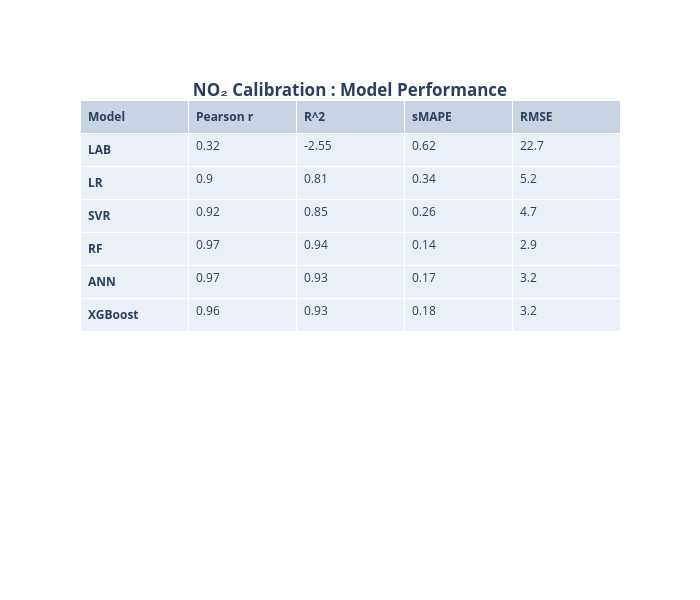

Notebook code for this chart:
### Code cell
import plotly.graph_objects as go
import pandas as pd
model=['<b>LAB</b>','<b>LR</b>','<b>SVR</b>','<b>RF</b>','<b>ANN</b>','<b>XGBoost</b>']
Pearson=[Pearson_lab_NO2,Pearson_lr_NO2,Pearson_svr_NO2,Pearson_rf_NO2,Pearson_ann_NO2,Pearson_xgb_NO2]
R2=[R2_lab_NO2,R2_lr_NO2,R2_svr_NO2,R2_rf_NO2,R2_ann_NO2,R2_xgb_NO2]
RMSE=[RMSE_Lab_NO2,RMSE_Lr_NO2,RMSE_Svr_NO2,RMSE_Rf_NO2,RMSE_Ann_NO2,RMSE_Xgb_NO2]
sMAPE=[sMAPE_lab_NO2,sMAPE_lr_NO2,sMAPE_svr_NO2,sMAPE_rf_NO2,sMAPE_ann_NO2,sMAPE_xgb_NO2]

fig = go.Figure(data=[go.Table(
    header=dict(values=['<b>Model</b>','<b>Pearson r</b>','<b>R^2</b>','<b>sMAPE</b>','<b>RMSE</b>'],
                #fill_color='paleturquoise',
                align='left'),
    cells=dict(values=[model,Pearson,R2,sMAPE,RMSE ],
               #fill_color='lavender',
               align='left'))
   ])
fig.update_layout(
title={'text': "<b>NO2 Calibration : Model Performance</b>".translate(subscript),
        'y':0.86,
        'x':0.5,
        'xanchor': 'center',
        'yanchor': 'top'},
width=700,
height=600,

)
fig.show()
chart_studio.plotly.sign_in('vinylango', 'gybbJVWfRSUoTcRRSa6J')
chart_studio.plotly.image.save_as(fig, filename='models_performance_NO2.png')
Image('models_performance_NO2.png')

### Figure 1 — Plotly figure (JSON) as saved in the notebook; plotly's stock layout.template omitted (floating-point values rounded to 4 significant figures)
{"data": [{"cells": {"align": "left", "values": [["<b>LAB</b>", "<b>LR</b>", "<b>SVR</b>", "<b>RF</b>", "<b>ANN</b>", "<b>XGBoost</b>"], [0.32, 0.9, 0.92, 0.97, 0.97, 0.96], [-2.55, 0.81, 0.85, 0.94, 0.93, 0.93], [0.62, 0.34, 0.26, 0.14, 0.17, 0.18], [22.7, 5.2, 4.7, 2.9, 3.2, 3.2]]}, "header": {"align": "left", "values": ["<b>Model</b>", "<b>Pearson r</b>", "<b>R^2</b>", "<b>sMAPE</b>", "<b>RMSE</b>"]}, "type": "table"}], "layout": {"height": 600, "title": {"text": "<b>NO₂ Calibration : Model Performance</b>", "x": 0.5, "xanchor": "center", "y": 0.86, "yanchor": "top"}, "width": 700}}
